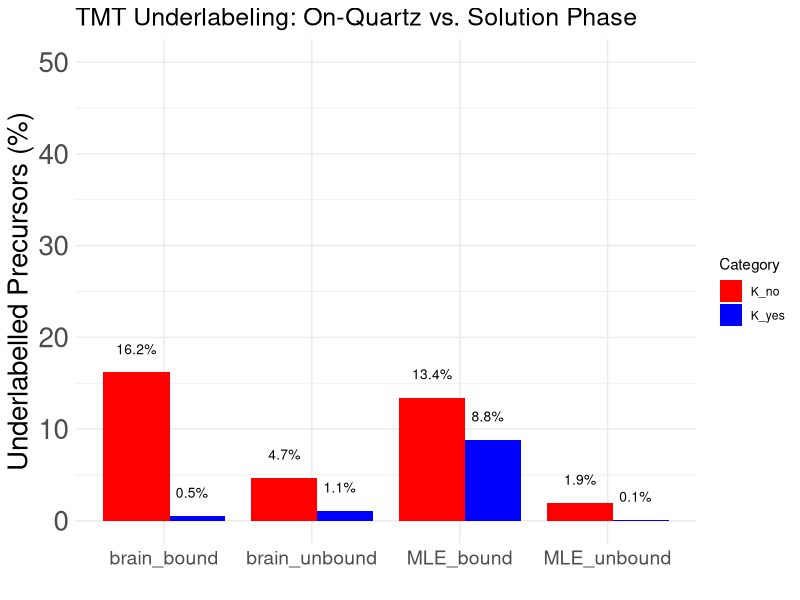
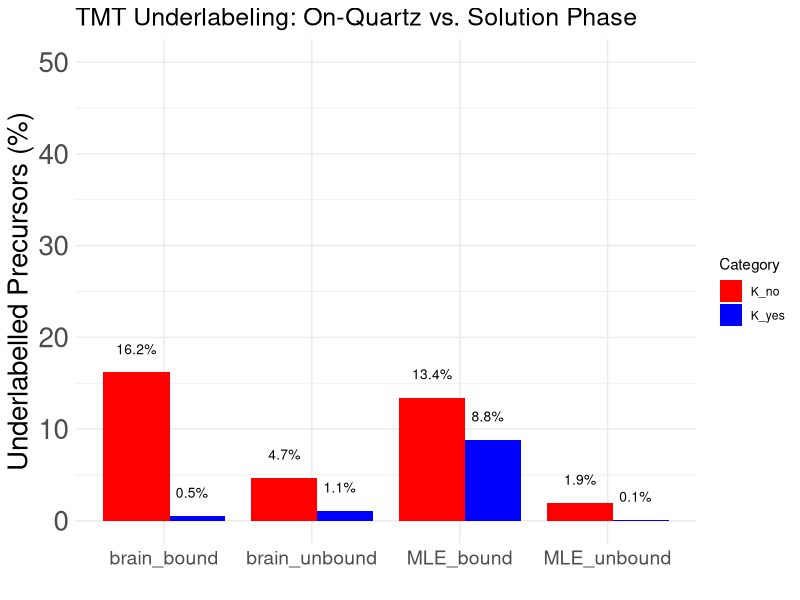

R code for these plots, in order:
## ---- chunk 1

library(readr)
ion_brain_bound_overlabeling_omitted <- read_delim("fragpipe_ion_outputs/ion_brain_bound_overlabeling_omitted.tsv", 
    delim = "\t", escape_double = FALSE, 
    trim_ws = TRUE)

ion_brain_unbound_overlabeling_omitted <- read_delim("fragpipe_ion_outputs/ion_brain_unbound_overlabeling_omitted.tsv", 
    delim = "\t", escape_double = FALSE, 
    trim_ws = TRUE)

ion_MLE_bound_overlabeling_omitted <- read_delim("fragpipe_ion_outputs/ion_MLE_bound_overlabeling_omitted.tsv", 
    delim = "\t", escape_double = FALSE, 
    trim_ws = TRUE)

ion_MLE_unbound_overlabeling_omitted <- read_delim("fragpipe_ion_outputs/ion_MLE_unbound_overlabeling_omitted.tsv", 
    delim = "\t", escape_double = FALSE, 
    trim_ws = TRUE)

## ---- chunk 2

underlabeling <- function(df) {
  # Capture the name of the input dataframe
  df_name <- deparse(substitute(df))

  # Remove rows with 'contam' in the beginning of the 'Protein' column
  df <- df[!grepl("^contam", df$Protein), ]

  # Initialize 'Underlabelled_precursor' column to 'No'
  df$Underlabelled_precursor <- 'No'

  # Initialize 'Lys_containing' column to 'No'
  df$Lys_containing <- 'No'

  # Update 'Underlabelled_precursor' to 'Yes' where 'Assigned Modifications' does not contain '304.2071'
  df$Underlabelled_precursor <- ifelse(grepl("304.2071", df$`Assigned Modifications`), 'No', 'Yes')

  # Update 'Lys_containing' to 'Yes' where 'Peptide Sequence' contains 'K'
  df$Lys_containing <- ifelse(grepl("K", df$`Peptide Sequence`), 'Yes', 'No')


 # Function to calculate the percentage of underlabelled_precursor
  calculate_percentage <- function(sub_df) {
    if (nrow(sub_df) == 0) {
      return(NA)  # Return NA if the subset dataframe has no rows
    }
    return(100 * sum(sub_df$Underlabelled_precursor == "Yes", na.rm = TRUE) / nrow(sub_df))
  }

  # Filter for Lys_containing = Yes and calculate percentage
  df_lys_yes <- subset(df, Lys_containing == "Yes")
  percentage_lys_yes <- calculate_percentage(df_lys_yes)
  assign(paste0(df_name, "_underlabelled_percentage_K_yes"), percentage_lys_yes, envir = .GlobalEnv)

  # Filter for Lys_containing = No and calculate percentage
  df_lys_no <- subset(df, Lys_containing == "No")
  percentage_lys_no <- calculate_percentage(df_lys_no)
  assign(paste0(df_name, "_underlabelled_percentage_K_no"), percentage_lys_no, envir = .GlobalEnv)

  # Return the modified dataframe
  df
}


## ---- chunk 3

ion_brain_bound_overlabeling_omitted <- underlabeling(ion_brain_bound_overlabeling_omitted)
ion_brain_unbound_overlabeling_omitted <- underlabeling(ion_brain_unbound_overlabeling_omitted)
ion_MLE_bound_overlabeling_omitted <- underlabeling(ion_MLE_bound_overlabeling_omitted)
ion_MLE_unbound_overlabeling_omitted <- underlabeling(ion_MLE_unbound_overlabeling_omitted)

## ---- chunk 4

library(ggplot2)

my_barplot_theme <- function() {
  theme_minimal() +
    theme(
      plot.title = element_text(size = 18),            # Title font size
      axis.title.x = element_text(size = 14),          # X-axis title font size
      axis.title.y = element_text(size = 20),          # Y-axis title font size
      axis.text.x = element_text(size = 14),           # X-axis labels font size
      axis.text.y = element_text(size = 20)            # Y-axis labels font size
    )
}

## ---- chunk 5

library(ggplot2)

# Manually creating a dataframe with the percentage values and shorter dataset names
data_to_plot <- data.frame(
  Dataset = rep(c("brain_bound", "brain_unbound", "MLE_bound", "MLE_unbound"), each = 2),
  Category = rep(c("K_yes", "K_no"), 4),
  Percentage = c(
    ion_brain_bound_overlabeling_omitted_underlabelled_percentage_K_yes,
    ion_brain_bound_overlabeling_omitted_underlabelled_percentage_K_no,
    ion_brain_unbound_overlabeling_omitted_underlabelled_percentage_K_yes,
    ion_brain_unbound_overlabeling_omitted_underlabelled_percentage_K_no,
    ion_MLE_bound_overlabeling_omitted_underlabelled_percentage_K_yes,
    ion_MLE_bound_overlabeling_omitted_underlabelled_percentage_K_no,
    ion_MLE_unbound_overlabeling_omitted_underlabelled_percentage_K_yes,
    ion_MLE_unbound_overlabeling_omitted_underlabelled_percentage_K_no
  )
)

# Creating the bar plot
# Assuming the rest of your code is unchanged and my_barplot_theme is already defined appropriately
underlabeling_plot <- ggplot(data_to_plot, aes(x = Dataset, y = Percentage, fill = Category)) +
  geom_bar(stat = "identity", position = position_dodge(width = 0.75)) +
  geom_text(aes(label = sprintf("%.1f%%", Percentage), 
                y = Percentage + 2,  # Adjust the y position slightly above the bar
                group = Category),
            position = position_dodge(width = 0.75),
            vjust = 0,  # Vertically adjust to position above the bar
            size = 3.5) +  # Adjust text size as needed
  labs(title = "TMT Underlabeling: On-Quartz vs. Solution Phase", x = "", y = "Underlabelled Precursors (%)") +
  scale_y_continuous(limits = c(0, 50)) +
  scale_fill_manual(values = c("K_yes" = "blue", "K_no" = "red")) +
  my_barplot_theme(
  )

print(underlabeling_plot)

# Save the plot as a PDF
ggsave("underlabeling_plot.pdf", plot = underlabeling_plot, width = 8, height = 6)


